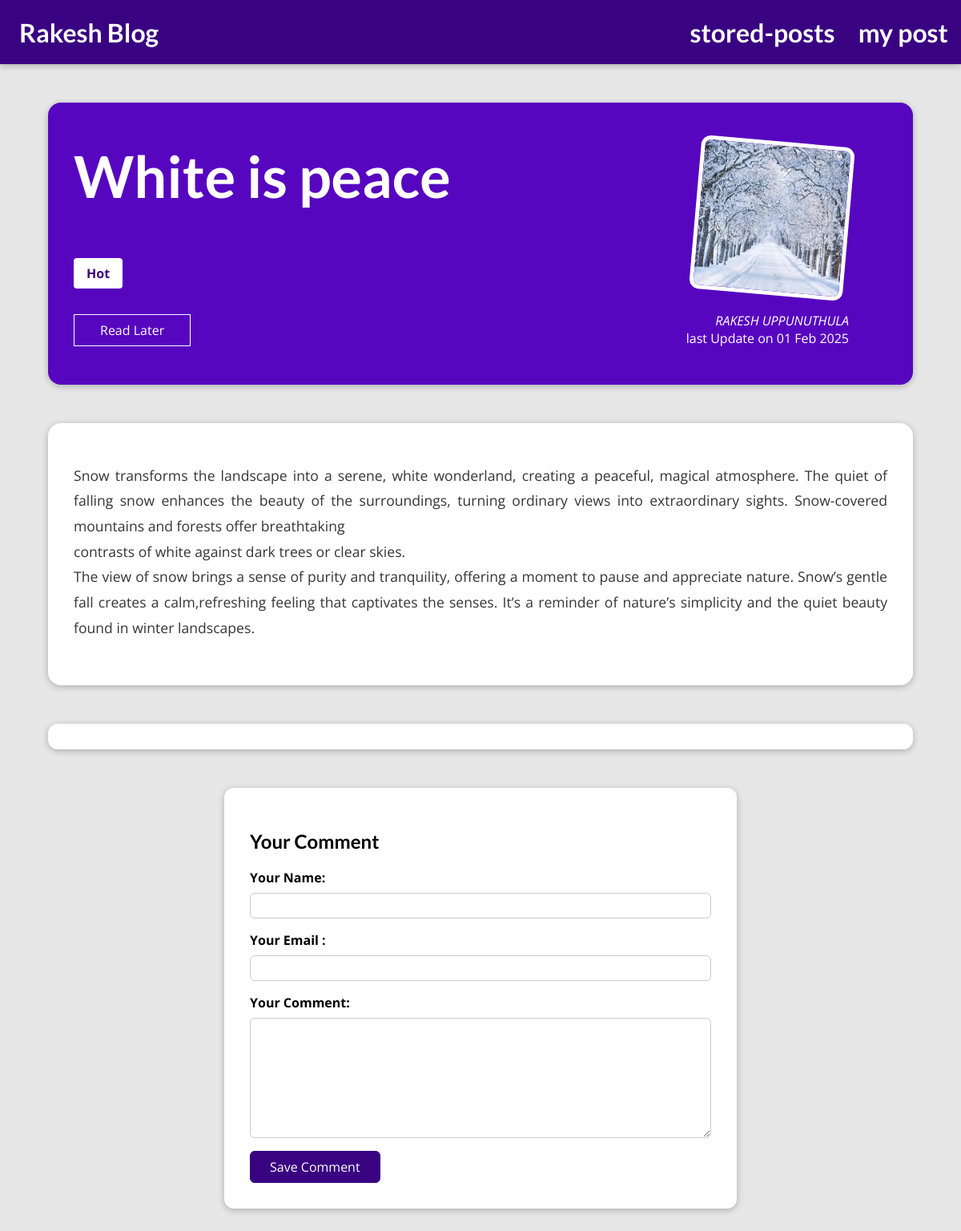
The page /posts/snow on the database as committed earlier.
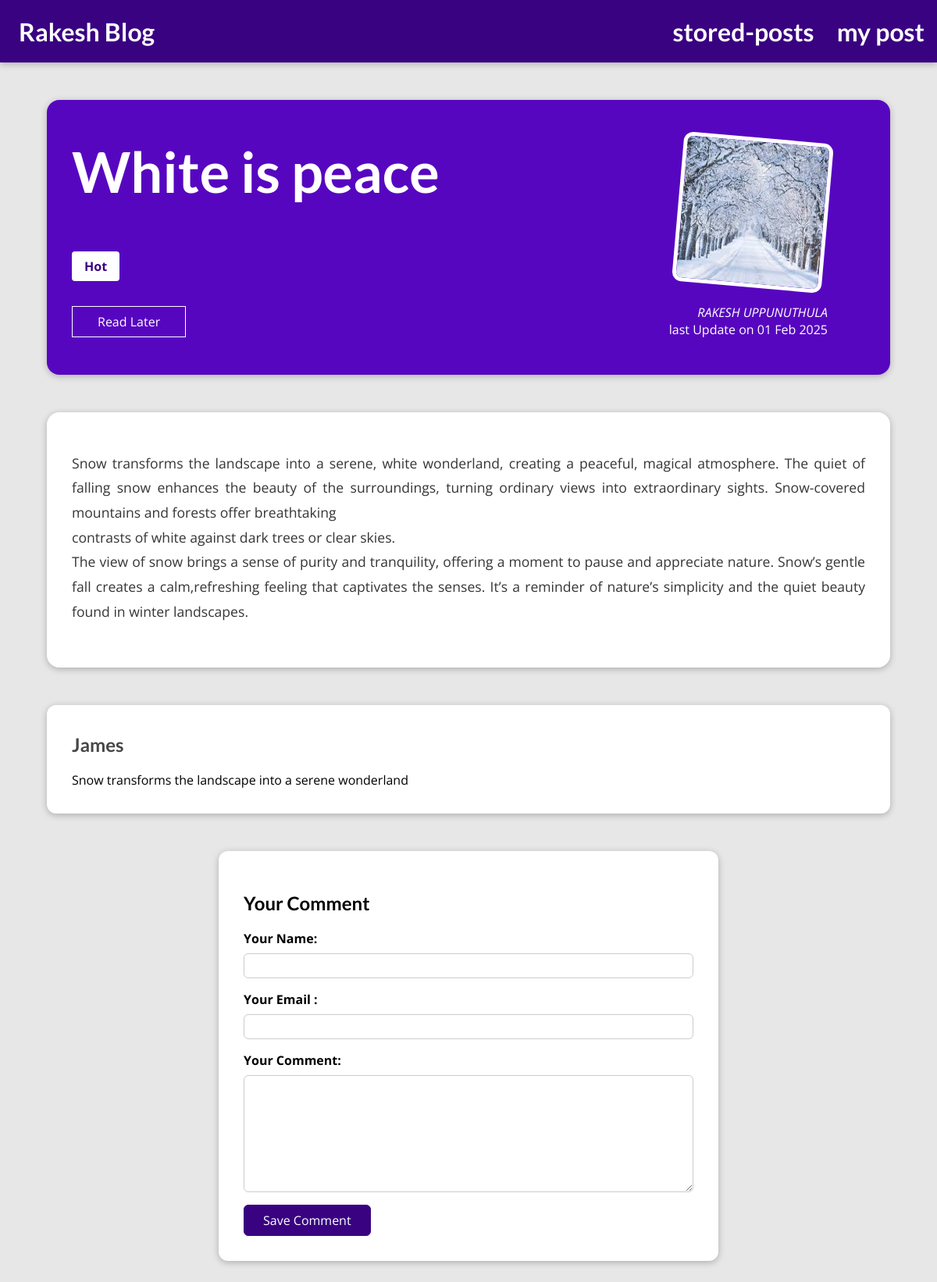
The same page on the database as committed later.
### blog/models.py (models this page shows, shortened)
class Tag(models.Model):
    caption=models.CharField(max_length=20)

class Comment(models.Model):
    user_name= models.CharField(max_length=120)
    user_email =models.EmailField()
    text = models.TextField(max_length=400)
    post=models.ForeignKey(post,on_delete=models.CASCADE,related_name="comments")

### blog/views.py (the view, shortened to what this page needs)
# urls.py: path("posts/<slug:slug>", views.post_detail.as_view(), name="post-detail-page"),
class post_detail(View):
    def saved_for_later(self,request,post_id):
        stored_posts=request.session.get("stored_posts")
        if stored_posts is not None:
            is_saved_for_later =post_id in stored_posts
        else:
                is_saved_for_later =False
        return    is_saved_for_later
    def get(self, request, slug):
        Post = post.objects.get(slug=slug)
        context = {
            "post": Post,
            "post_tags": Post.Tags.all(),
            "comment_form":CommentForm(),
            "comments":Post.comments.all().order_by("-id"),
            "saved_for_later":self.saved_for_later(request,Post.id)
        }
        return render(request, "blog/post-detail.html",context)

### blog/forms.py
class CommentForm(forms.ModelForm):
    class Meta:
        model = Comment
        exclude =["post"]
        labels={"user_name":"Your Name","user_email":"Your Email :"
                ,"text":"Your Comment"}

### blog/models.py (called while the page is built)
    def Full_Name(self):
        return f"{self.First_Name} {self.Last_Name}"

    def __str__(self):
        return self.Full_Name()

### blog/templates/blog/post-detail.html (shortened to what this page needs)
{% extends "base.html" %}
{% load static %}
 {% block cssfiles %}
<link rel="stylesheet" href="{% static "blog/post-detail.css" %}"/>
 {% endblock %}
{% block content %}
<section id ="summary">
    <h2>{{ post.title }}</h2>
    <div>
        {% for tag in post_tags %}
        <span class="tag">{{ tag.caption }}</span>
        {% endfor  %}
    </div>
    <div id="ReadLater">
        <form action="{% url "read-later" %}" method='POST'>
            <button>
                {% if saved_for_later %}
                    Remove from "Read Later" List
                {% else %}
                    Read Later
                {% endif %}
            </button>
        </form>
    </div>
    <article>
        <img alt="{{ post.title }}" src="{{post.image.url}}"/>
        <address><a href="mailto:{{ post.Author.Email_Address }}">{{ post.Author }}</a></address>
        <div>
            last Update on  <time>{{post.Date|date:"d M Y"}}</time>
        </div>
    </article>
</section>
<main>
       {{post.content|linebreaks}}
</main>
<section id="comments">
    <ul>
        {% for comment in comments %}
        <li>
            <h2>{{ comment.user_name }}</h2>
            <p>{{comment.text|linebreaks}}</p>
        </li>
        {% endfor  %}
    </ul>
</section>
<section id="comment-form">
    <h2>Your Comment</h2>
    <form  action="{% url "post-detail-page" post.slug %}" method='POST'>
        {% for form_field in comment_form %}
        <div class="form-control  {% if form_field.errors %}invalid{% endif %}">
            {{ form_field.label_tag }}
            {{ form_field }}
        </div>
        {% endfor %}
        <button>Save Comment</button>
    </form>
</section>
{% endblock %}

Rows that differ between the two databases and show on the page:
added Comment: user_name "James", text "Snow transforms the landscape into a serene wonderland"
